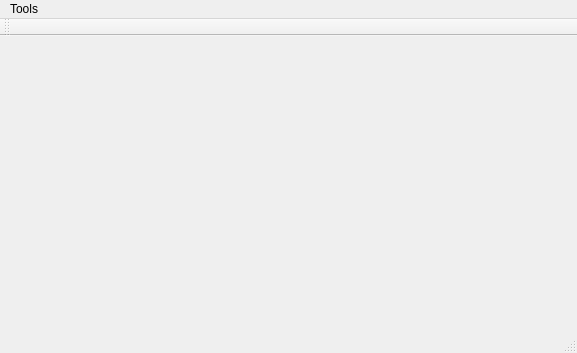
<?xml version="1.0" encoding="UTF-8"?>
<ui version="4.0">
 <class>MainWindow</class>
 <widget class="QMainWindow" name="MainWindow">
  <property name="geometry">
   <rect>
    <x>0</x>
    <y>0</y>
    <width>577</width>
    <height>353</height>
   </rect>
  </property>
  <property name="windowTitle">
   <string>MainWindow</string>
  </property>
  <widget class="QWidget" name="centralWidget">
   <layout class="QHBoxLayout" name="horizontalLayout">
    <item>
     <widget class="ImageContainer" name="image" native="true"/>
    </item>
   </layout>
  </widget>
  <widget class="QMenuBar" name="menuBar">
   <property name="geometry">
    <rect>
     <x>0</x>
     <y>0</y>
     <width>577</width>
     <height>25</height>
    </rect>
   </property>
   <widget class="QMenu" name="menuTools">
    <property name="title">
     <string>Tools</string>
    </property>
    <addaction name="actionSave_Image"/>
    <addaction name="actionRender"/>
   </widget>
   <addaction name="menuTools"/>
  </widget>
  <widget class="QToolBar" name="mainToolBar">
   <attribute name="toolBarArea">
    <enum>TopToolBarArea</enum>
   </attribute>
   <attribute name="toolBarBreak">
    <bool>false</bool>
   </attribute>
  </widget>
  <widget class="QStatusBar" name="statusBar"/>
  <action name="actionSave_Image">
   <property name="text">
    <string>Save Image</string>
   </property>
  </action>
  <action name="actionRender">
   <property name="text">
    <string>Render</string>
   </property>
  </action>
 </widget>
 <layoutdefault spacing="6" margin="11"/>
 <customwidgets>
  <customwidget>
   <class>ImageContainer</class>
   <extends>QWidget</extends>
   <header>imagecontainer.h</header>
   <container>1</container>
  </customwidget>
 </customwidgets>
 <resources/>
 <connections>
  <connection>
   <sender>actionSave_Image</sender>
   <signal>triggered()</signal>
   <receiver>MainWindow</receiver>
   <slot>saveImage()</slot>
   <hints>
    <hint type="sourcelabel">
     <x>-1</x>
     <y>-1</y>
    </hint>
    <hint type="destinationlabel">
     <x>288</x>
     <y>176</y>
    </hint>
   </hints>
  </connection>
  <connection>
   <sender>actionRender</sender>
   <signal>triggered()</signal>
   <receiver>MainWindow</receiver>
   <slot>renderImage()</slot>
   <hints>
    <hint type="sourcelabel">
     <x>-1</x>
     <y>-1</y>
    </hint>
    <hint type="destinationlabel">
     <x>288</x>
     <y>176</y>
    </hint>
   </hints>
  </connection>
 </connections>
 <slots>
  <slot>imageResized(QSize)</slot>
  <slot>saveImage()</slot>
  <slot>renderImage()</slot>
 </slots>
</ui>
